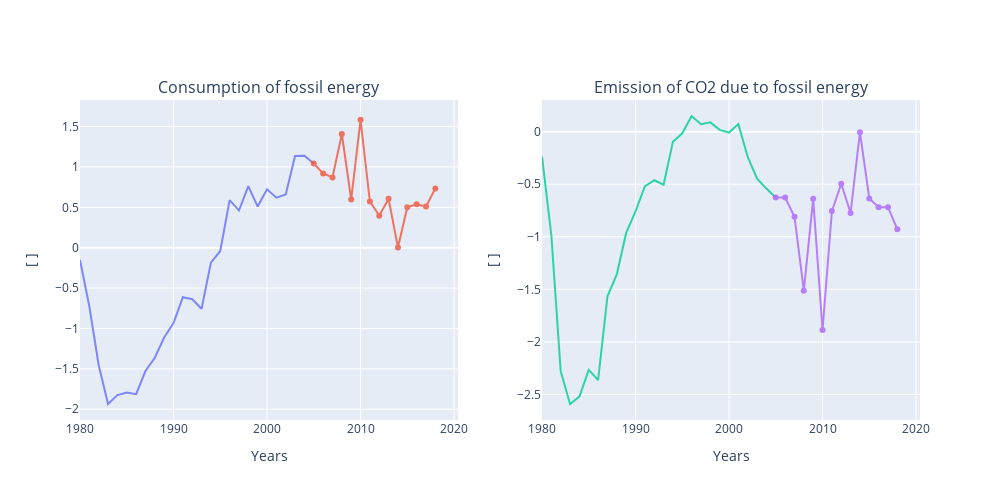

Write notebook code for a chart like this one.
### Code cell
file_name = '/home/cj/Bureau/Master2/big-data/03_MILESTONES/belgium_information.csv'  
years, data1, names1, x1_name, y1_name = get_data(file_name, 'Years')

file_name = '/home/cj/Bureau/Master2/big-data/03_MILESTONES/belgium_information.csv'  
years, data2, names2, x2_name, y2_name = get_data(file_name, ['Years', 'fossil consumption'])

compare_models_plot(data1, y1_name, x1_name) # PLOT

dict_var = var_after_scenario(data, names2, years, pop_sce=3, show=False)
# scenario algorithm have to be mofified !

model_CO2 = CO2_consumption_model(data1, y1_name, x1_name, "kr")
input_data = input_predictive_var(names2, dict_var)
data_cons, data_emi = consumption_emission_CO2(model_CO2, input_data, data1)


show_consumption_emission(data_cons, data_emi)

# OBSERVATIONS -> INVERSION !!!!

### Figure 1 — Plotly figure (JSON) as saved in the notebook; plotly's stock layout.template omitted (floating-point values rounded to 4 significant figures)
{"data": [{"opacity": 0.8, "type": "scatter", "x": [1980, 1981, 1982, 1983, 1984, 1985, 1986, 1987, 1988, 1989, 1990, 1991, 1992, 1993, 1994, 1995, 1996, 1997, 1998, 1999, 2000, 2001, 2002, 2003, 2004, 2005], "xaxis": "x", "y": [-0.1514, -0.7285, -1.456, -1.936, -1.825, -1.793, -1.814, -1.528, -1.362, -1.113, -0.9345, -0.6127, -0.6382, -0.7569, -0.1845, -0.04085, 0.5881, 0.4606, 0.7629, 0.509, 0.7237, 0.62, 0.6586, 1.135, 1.139, 1.042], "yaxis": "y"}, {"opacity": 0.8, "type": "scatter", "x": [2005, 2006, 2007, 2008, 2009, 2010, 2011, 2012, 2013, 2014, 2015, 2016, 2017, 2018], "xaxis": "x", "y": [1.042, 0.9188, 0.8705, 1.408, 0.5964, 1.584, 0.5721, 0.397, 0.6063, 0.003364, 0.5018, 0.5368, 0.509, 0.7327], "yaxis": "y"}, {"opacity": 0.8, "type": "scatter", "x": [1980, 1981, 1982, 1983, 1984, 1985, 1986, 1987, 1988, 1989, 1990, 1991, 1992, 1993, 1994, 1995, 1996, 1997, 1998, 1999, 2000, 2001, 2002, 2003, 2004, 2005], "xaxis": "x2", "y": [-0.2356, -0.9852, -2.279, -2.591, -2.521, -2.267, -2.363, -1.566, -1.357, -0.9633, -0.7574, -0.5218, -0.4623, -0.5051, -0.09538, -0.01526, 0.1491, 0.07089, 0.08848, 0.01689, -0.008589, 0.07174, -0.241, -0.4471, -0.5414, -0.6275], "yaxis": "y2"}, {"opacity": 0.8, "type": "scatter", "x": [2005, 2006, 2007, 2008, 2009, 2010, 2011, 2012, 2013, 2014, 2015, 2016, 2017, 2018], "xaxis": "x2", "y": [-0.6275, -0.6263, -0.8089, -1.513, -0.6387, -1.887, -0.7556, -0.4958, -0.7738, -0.004489, -0.6355, -0.7188, -0.7188, -0.9288], "yaxis": "y2"}], "layout": {"annotations": [{"font": {"size": 16}, "showarrow": false, "text": "Consumption of fossil energy", "x": 0.225, "xanchor": "center", "xref": "paper", "y": 1, "yanchor": "bottom", "yref": "paper"}, {"font": {"size": 16}, "showarrow": false, "text": "Emission of CO2 due to fossil energy", "x": 0.775, "xanchor": "center", "xref": "paper", "y": 1, "yanchor": "bottom", "yref": "paper"}], "height": 500, "showlegend": false, "title": {"text": " "}, "width": 1000, "xaxis": {"anchor": "y", "domain": [0, 0.45], "title": {"text": "Years"}}, "xaxis2": {"anchor": "y2", "domain": [0.55, 1], "title": {"text": "Years"}}, "yaxis": {"anchor": "x", "domain": [0, 1], "title": {"text": "[ ]"}}, "yaxis2": {"anchor": "x2", "domain": [0, 1], "title": {"text": "[ ]"}}}}
